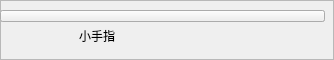
          <widget class="QFrame" name="frame_5">
           <property name="sizePolicy">
            <sizepolicy hsizetype="Preferred" vsizetype="Minimum">
             <horstretch>0</horstretch>
             <verstretch>0</verstretch>
            </sizepolicy>
           </property>
           <property name="minimumSize">
            <size>
             <width>0</width>
             <height>60</height>
            </size>
           </property>
           <property name="frameShape">
            <enum>QFrame::StyledPanel</enum>
           </property>
           <property name="frameShadow">
            <enum>QFrame::Raised</enum>
           </property>
           <widget class="QPushButton" name="button_pinkie_roll">
            <property name="geometry">
             <rect>
              <x>0</x>
              <y>10</y>
              <width>325</width>
              <height>12</height>
             </rect>
            </property>
            <property name="styleSheet">
             <string notr="true">QPushButton{border-image:url(:/res/pic/slices/pic_background.png)}</string>
            </property>
            <property name="text">
             <string/>
            </property>
           </widget>
           <widget class="QLabel" name="label_pinkie">
            <property name="geometry">
             <rect>
              <x>70</x>
              <y>20</y>
              <width>54</width>
              <height>31</height>
             </rect>
            </property>
            <property name="font">
             <font>
              <pointsize>9</pointsize>
             </font>
            </property>
            <property name="text">
             <string>小手指</string>
            </property>
            <property name="alignment">
             <set>Qt::AlignCenter</set>
            </property>
           </widget>
           <widget class="QPushButton" name="button_pinkie_straight">
            <property name="geometry">
             <rect>
              <x>0</x>
              <y>10</y>
              <width>325</width>
              <height>12</height>
             </rect>
            </property>
            <property name="styleSheet">
             <string notr="true">QPushButton{border-image:url(:/res/pic/slices/pic_background.png)}</string>
            </property>
            <property name="text">
             <string/>
            </property>
           </widget>
           <zorder>button_pinkie_roll</zorder>
           <zorder>button_pinkie_straight</zorder>
           <zorder>label_pinkie</zorder>
          </widget>
